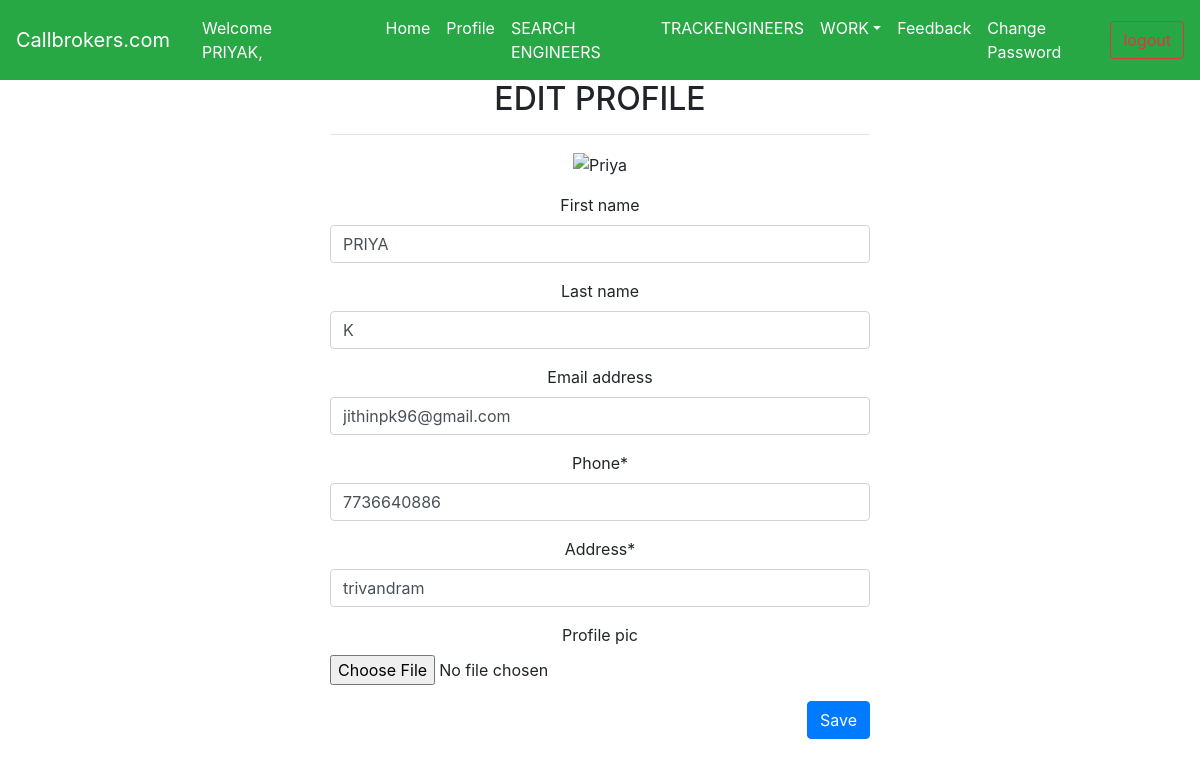
The app's page /customer/profile/ (signed in) with its own data.
### account/models.py (models this page shows, shortened)
class User(AbstractUser):
    user_type = models.CharField(max_length=15,default='admin')

class customer(models.Model):
    user = models.OneToOneField(User,on_delete=models.CASCADE)
    phone = models.CharField(max_length=50)
    address = models.CharField(max_length=50)
    profile_pic = models.ImageField(upload_to='profile_pics',blank=True,null=True,default='profile_pics/default.jpg')

### customer/views.py (the view, shortened to what this page needs)
# urls.py: path('profile/',profile,name='clubbroker_profile'),
def profile(request):
    if request.method == 'GET':
         context = {}
         context['data'] = customer.objects.get(user=request.user)
         context['form1'] = customerForm(instance=context['data'])
         context['form2'] = CommonForm(instance=request.user)
         return render(request,'customer/profile.html',context)

### account/forms.py
class customerForm(forms.ModelForm):
         class Meta:
             model = customer
             exclude = ['user']

class CommonForm(forms.ModelForm):
    class Meta:
        model = User
        fields = ('first_name', 'last_name', 'email')

### customer/templates/customer/profile.html (shortened to what this page needs)
{% extends 'customer/shared/base.html' %}
{% load static %}
{% load crispy_forms_tags %}
{% block content %}
<div class="container">
    <div class="row">
        <div class="col-md-6 offset-3 text-center">
            <h2>EDIT PROFILE</h2>
            <hr>
            <form method="post" enctype="multipart/form-data">
                <div class="form-group">
                    <img src="/media/{{ data.profile_pic }}" width="100" height="100" alt="{{data.user.username}}" srcset="">
                </div>
                {{form2|crispy}}
                {{form1|crispy}}
                <div class="form-group text-right">
                    <button type="submit" class="btn btn-primary">Save</button>
                </div>
            </form>
        </div>
    </div>
</div>
{% endblock content %}

### customer/templates/customer/shared/nav.html (shortened to what this page needs)
<nav class="navbar navbar-expand-sm navbar-dark bg-success">
    <a class="navbar-brand" href="{% url 'home' %}">Callbrokers.com</a>
    <div class="collapse navbar-collapse" id="collapsibleNavId">
        {% if user.is_authenticated %}
        <span class="text-white mx-3">Welcome  {{user.first_name}}{{ user.last_name}},</span>
        {% endif %} &nbsp;&nbsp;&nbsp;&nbsp;&nbsp;&nbsp;&nbsp;
        <ul class="navbar-nav mr-auto mt-2 mt-lg-0">
            <li class="nav-item active">
                <a class="nav-link" href="{% url 'customer_home' %}">Home <span class="sr-only">(current)</span></a>
            </li>
            <li class="nav-item active">
                <a class="nav-link" href="{% url 'customer_profile' %}">Profile</a>
            </li>
            <li class="nav-item active">
                <a class="nav-link" href="{% url 'customer_search_engineers' %}">SEARCH ENGINEERS<span class="sr-only"></a>
            </li>
            <li class="nav-item active">
                <a class="nav-link" href="{% url 'customer_track_work' %}">TRACKENGINEERS</a>
            </li>
            <li class="nav-item dropdown">
                <a class="nav-link dropdown-toggle active" href="#" id="dropdownId" data-toggle="dropdown" aria-haspopup="true" aria-expanded="false">WORK</a>
            </li>
         <li class="nav-item active">
                <a class="nav-link" href="{% url 'customer_feedback' %}">Feedback</a>
            </li>
            <li class="nav-item active">
                <a class="nav-link" href="{% url 'customer_change_password' %}">Change Password</a>
            </li>
            <form class="form-inline my-2 my-lg-0">
                <a class="btn btn-outline-danger my-2 my-sm-0" href="{% url 'account_logout' %}">logout</a>
            </form>
        </ul>
    </div>
</nav>

### records on screen
User: first_name "PRIYA", last_name "K", email "jithinpk96@gmail.com"
customer: phone "7736640886", address "trivandram"
